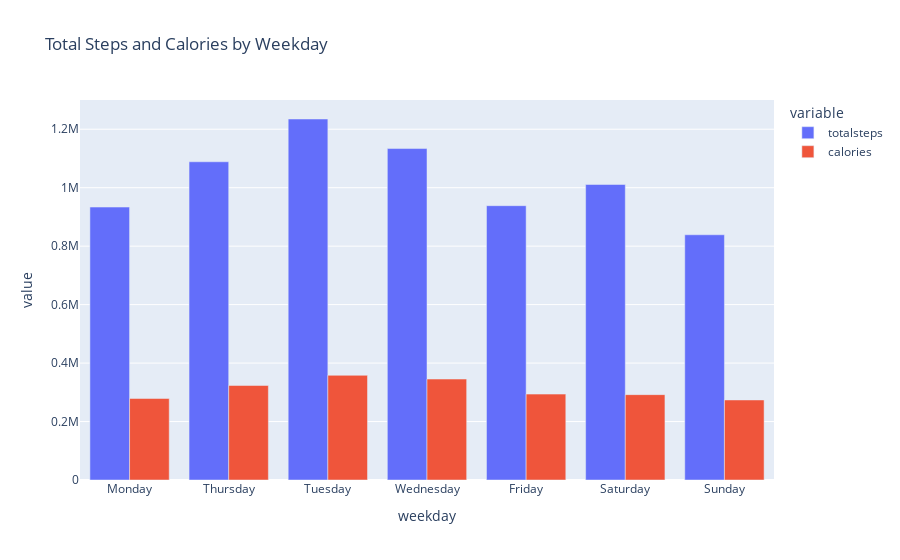

Notebook cell for this chart:
### Markdown cell above
### Findings:
- **Weak Correlation**: The scatter plot shows a very weak relationship between sedentaryminutes and calories, aligning with the correlation matrix , indicating little to no direct impact.
- **Wide Spread**: Sedentaryminutes range from 0 to 1500, while calories range from 0 to 5000, with no clear trend—high sedentary time can correspond to both low and high calorie burn.
- **Clusters**: Most data points cluster between 500–1000 sedentary minutes and 2000–4000 calories, suggesting typical sedentary behavior doesn’t strongly affect calorie burn..

### Code cell
weekdays = ['Monday','Thursday','Tuesday', 'Wednesday', 'Friday', 'Saturday', 'Sunday']
y =['totalsteps','calories']
gp = daily_activity.groupby('weekday')[y].sum().reset_index()
plot6 = px.bar(gp, y=y, x='weekday',barmode='group', title='Total Steps and Calories by Weekday',category_orders={'weekday':weekdays})
plot6

### Figure 1 — Plotly figure (JSON) as saved in the notebook; plotly's stock layout.template omitted (floating-point values rounded to 4 significant figures)
{"data": [{"alignmentgroup": "True", "hovertemplate": "variable=totalsteps<br>weekday=%{x}<br>value=%{y}<extra></extra>", "legendgroup": "totalsteps", "marker": {"color": "#636efa", "pattern": {"shape": ""}}, "name": "totalsteps", "offsetgroup": "totalsteps", "orientation": "v", "showlegend": true, "textposition": "auto", "type": "bar", "x": ["Friday", "Monday", "Saturday", "Sunday", "Thursday", "Tuesday", "Wednesday"], "xaxis": "x", "y": [938477, 933704, 1010969, 838921, 1088658, 1235001, 1133906], "yaxis": "y"}, {"alignmentgroup": "True", "hovertemplate": "variable=calories<br>weekday=%{x}<br>value=%{y}<extra></extra>", "legendgroup": "calories", "marker": {"color": "#EF553B", "pattern": {"shape": ""}}, "name": "calories", "offsetgroup": "calories", "orientation": "v", "showlegend": true, "textposition": "auto", "type": "bar", "x": ["Friday", "Monday", "Saturday", "Sunday", "Thursday", "Tuesday", "Wednesday"], "xaxis": "x", "y": [293805, 278905, 292016, 273823, 323337, 358114, 345393], "yaxis": "y"}], "layout": {"barmode": "group", "legend": {"title": {"text": "variable"}, "tracegroupgap": 0}, "title": {"text": "Total Steps and Calories by Weekday"}, "xaxis": {"anchor": "y", "categoryarray": ["Monday", "Thursday", "Tuesday", "Wednesday", "Friday", "Saturday", "Sunday"], "categoryorder": "array", "domain": [0, 1], "title": {"text": "weekday"}}, "yaxis": {"anchor": "x", "domain": [0, 1], "title": {"text": "value"}}}}
